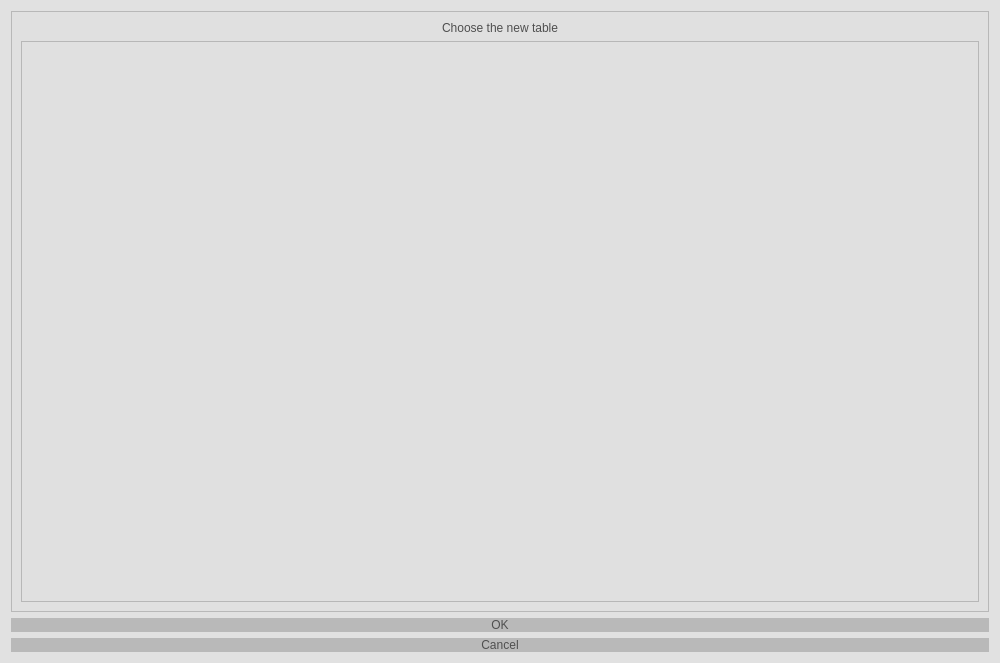
<?xml version="1.0" encoding="UTF-8"?>
<ui version="4.0">
 <class>Dialog</class>
 <widget class="QDialog" name="Dialog">
  <property name="geometry">
   <rect>
    <x>0</x>
    <y>0</y>
    <width>1000</width>
    <height>663</height>
   </rect>
  </property>
  <property name="minimumSize">
   <size>
    <width>1000</width>
    <height>0</height>
   </size>
  </property>
  <property name="windowTitle">
   <string>Table Change</string>
  </property>
  <property name="windowIcon">
   <iconset resource="../resource/resource.qrc">
    <normaloff>:/Simple icons/simple_icons/fi-rr-apps-sort.svg</normaloff>:/Simple icons/simple_icons/fi-rr-apps-sort.svg</iconset>
  </property>
  <property name="styleSheet">
   <string notr="true">*
{
	
	font: 26pt &quot;MS Shell Dlg 2&quot;;
	
	color: rgb(79, 79, 79);
	background-color:  rgba(223, 223, 223, 200);
}


QPushButton
{ 
	alternate-background-color: rgb(255, 255, 255);
	
	background-color: rgb(185, 185, 185);
	border-width: 2px;
    border-radius: 10px;
	position: center;
 }

QPushButton:hover
{
	background: rgba(225, 225, 225, 180);
	border-style: dashed;
}

QPushButton:pressed
{
	
	background-color: rgb(136, 136, 136, 180);
	border-width: 2px;
    border-radius: 10px;
}

QLineEdit
{
	background: transparent;
	color: rgb(121, 121, 121);
	border: none;
	border-bottom: 1px solid #717072
}
</string>
  </property>
  <layout class="QVBoxLayout" name="verticalLayout">
   <item>
    <widget class="QFrame" name="frame">
     <property name="frameShape">
      <enum>QFrame::StyledPanel</enum>
     </property>
     <property name="frameShadow">
      <enum>QFrame::Raised</enum>
     </property>
     <layout class="QVBoxLayout" name="verticalLayout_2">
      <item>
       <widget class="QLabel" name="l_title">
        <property name="text">
         <string>Choose the new table</string>
        </property>
        <property name="alignment">
         <set>Qt::AlignCenter</set>
        </property>
       </widget>
      </item>
      <item>
       <widget class="QTableWidget" name="tw_freeTables">
        <property name="editTriggers">
         <set>QAbstractItemView::NoEditTriggers</set>
        </property>
        <property name="selectionMode">
         <enum>QAbstractItemView::SingleSelection</enum>
        </property>
        <property name="selectionBehavior">
         <enum>QAbstractItemView::SelectRows</enum>
        </property>
       </widget>
      </item>
     </layout>
    </widget>
   </item>
   <item>
    <widget class="QDialogButtonBox" name="buttonBox">
     <property name="sizePolicy">
      <sizepolicy hsizetype="MinimumExpanding" vsizetype="Maximum">
       <horstretch>0</horstretch>
       <verstretch>0</verstretch>
      </sizepolicy>
     </property>
     <property name="orientation">
      <enum>Qt::Vertical</enum>
     </property>
     <property name="standardButtons">
      <set>QDialogButtonBox::Cancel|QDialogButtonBox::Ok</set>
     </property>
     <property name="centerButtons">
      <bool>true</bool>
     </property>
    </widget>
   </item>
  </layout>
 </widget>
 <resources>
  <include location="../resource/resource.qrc"/>
 </resources>
 <connections>
  <connection>
   <sender>buttonBox</sender>
   <signal>accepted()</signal>
   <receiver>Dialog</receiver>
   <slot>accept()</slot>
   <hints>
    <hint type="sourcelabel">
     <x>248</x>
     <y>254</y>
    </hint>
    <hint type="destinationlabel">
     <x>157</x>
     <y>274</y>
    </hint>
   </hints>
  </connection>
  <connection>
   <sender>buttonBox</sender>
   <signal>rejected()</signal>
   <receiver>Dialog</receiver>
   <slot>reject()</slot>
   <hints>
    <hint type="sourcelabel">
     <x>316</x>
     <y>260</y>
    </hint>
    <hint type="destinationlabel">
     <x>286</x>
     <y>274</y>
    </hint>
   </hints>
  </connection>
 </connections>
</ui>
